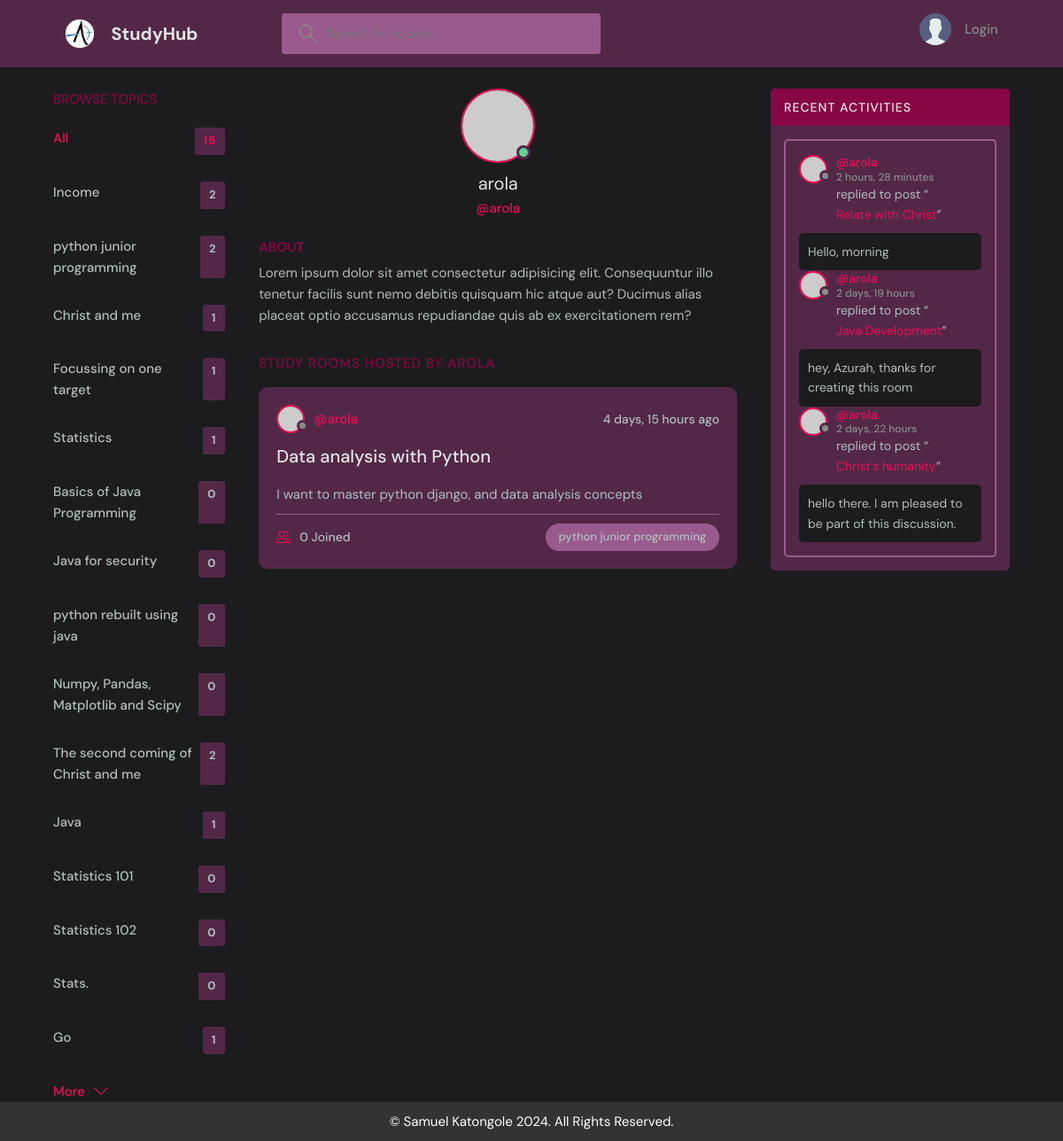
Page /profile/5/ on the earlier database version.
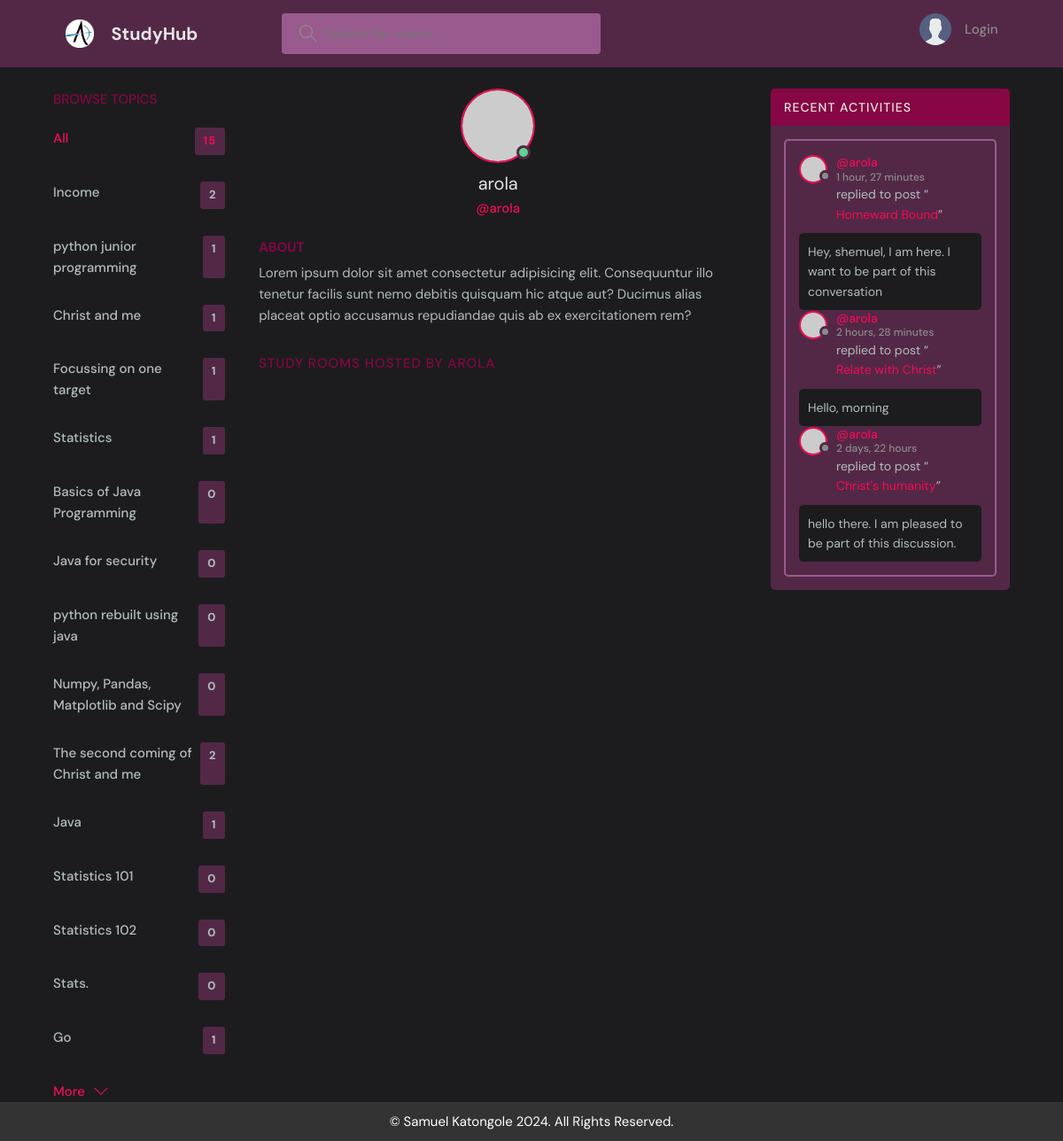
Same page on the later database version.
### Rooms/models.py (models this page shows, shortened)
class Topic(models.Model):
    name=models.CharField(max_length=200)

class Room(models.Model):
    host = models.ForeignKey(User, on_delete= models.SET_NULL, null=True)
    topic = models.ForeignKey(Topic, on_delete= models.SET_NULL, null=True)
    description = models.TextField(null=True, blank=True) # description of the room
    name = models.CharField(max_length=200) # name of the room
    created = models.DateTimeField(auto_now_add=True) # created once
    updated= models.DateTimeField(auto_now=True) # changed
    participants = models.ManyToManyField(User, related_name='participants', blank=True)
    class Meta:
        ordering = ['-updated', '-created'] # ordered based on those fields
    def __str__(self):
        return str(self.name)

class Post(models.Model): # messages model
    author = models.ForeignKey(User, on_delete=models.CASCADE)
    room = models.ForeignKey(Room, on_delete=models.CASCADE)
    body = models.TextField()
    created_on= models.DateTimeField(auto_now_add=True) # date post created
    updated_on= models.DateTimeField(auto_now=True) # date last edited
    class Meta:
        ordering = ['-updated_on', '-created_on'] # ordered based on those fields

### Rooms/views.py (the view)
# urls.py: path('profile/<str:pk>/', views.userProfile, name='user-profile'),
def userProfile(request, pk):
    user = User.objects.get(id=pk)
    rooms = user.room_set.all() # get all rooms user is in
    posts = user.post_set.all() # get all posts for this user
    topics = Topic.objects.all() # get all topics
    topiccount = topics.count() # total topics
    context={'participant':user, 'allrooms':rooms,
             'alltopics':topics, 'topiccount':topiccount, 'posts':posts}
    return render(request, 'Rooms/profile.html', context)

### Rooms/templates/Rooms/profile.html (shortened to what this page needs)
{% extends 'parent_hub/base.html' %}
{% block content%}
<main class="profile-page layout layout--3">
    <div class="container">
      {% include 'Rooms/topics_feed.html' %}
      <div class="roomList">
        <div class="profile">
          <div class="profile__avatar">
            <div class="avatar avatar--large active">
              <img src="https://randomuser.me/api/portraits/men/11.jpg" />
            </div>
          </div>
          <div class="profile__info">
            <h3>{{participant.username}}</h3>
            <p>@{{participant.username}}</p>
          </div>
          <div class="profile__about">
            <h3>About</h3>
            <p>
              Lorem ipsum dolor sit amet consectetur adipisicing elit. Consequuntur illo tenetur
              facilis sunt nemo debitis quisquam hic atque aut? Ducimus alias placeat optio
              accusamus repudiandae quis ab ex exercitationem rem?
            </p>
          </div>
        </div>
        <div class="roomList__header">
          <div>
            <h2>Study Rooms Hosted by {{participant.username}}</a>
            </h2>
          </div>
        </div>
        {% include 'Rooms/rooms_feed.html' %}
      </div>
      {% include 'Rooms/activity_feed.html' %}
    </div>
  </main>
{% endblock %}

### Rooms/templates/Rooms/topics_feed.html
<div class="topics">
    <div class="topics__header">
      <h2>Browse Topics</h2>
    </div>
    <ul class="topics__list">
      <li>
        <a href="{% url 'home' %}" class="active">All <span>{{topiccount}}</span></a>
      </li>
      {% for topic in alltopics %}
      <li>
        <a href="{% url 'home' %}?q={{topic.name}}">{{topic.name}} <span>
            {{topic.room_set.all.count}}</span></a>
      </li>
      {% endfor %}
    </ul>
    <a class="btn btn--link" href="topics.html">
      More
      <svg version="1.1" xmlns="http://www.w3.org/2000/svg" width="32" height="32" viewBox="0 0 32 32">
        <title>chevron-down</title>
        <path d="M16 21l-13-13h-3l16 16 16-16h-3l-13 13z"></path>
      </svg>
    </a>
</div>

### Rooms/templates/Rooms/rooms_feed.html (shortened to what this page needs)
  {% load static %}
  <div class="roomList">
    {% for room in allrooms %}
    <div class="roomListRoom">
      <div class="roomListRoom__header">
        <a href="{% url 'user-profile' room.host.id %}" class="roomListRoom__author">
          <div class="avatar avatar--small">
            <img src="https://randomuser.me/api/portraits/women/11.jpg" />
          </div>
          <span>@{{room.host.username}}</span>
        </a>
        <div class="roomListRoom__actions">
          <span>{{room.created|timesince}} ago</span>
        </div>
      </div>
      <div class="roomListRoom__content">
        <a href="{% url 'room' room.id %}">{{room.name}}</a>
        <p>
          {{room.description}}
        </p>
      </div>
      <div class="roomListRoom__meta">
        <a href="{% url 'room' room.id %}" class="roomListRoom__joined">
          {{room.participants.all.count}} Joined
        </a>
        <p class="roomListRoom__topic">{{room.topic.name}}</p>
      </div>
    </div>
    {% endfor %}
  </div>

### Rooms/templates/Rooms/activity_feed.html (shortened to what this page needs)
<div class="activities">
  <div class="activities__header">
    <h2>Recent Activities</h2>
  </div>
  <div class="activities__box">
    {% for post in posts %}
    <div class="activities__boxHeader roomListRoom__header">
      <a href="{% url 'user-profile' post.author.id %}" class="roomListRoom__author">
        <div class="avatar avatar--small">
          <img src="https://randomuser.me/api/portraits/women/11.jpg" />
        </div>
        <p>@{{post.author}}<span>{{post.created_on|timesince}}</span></p>
      </a>
    </div>
    <div class="activities__boxContent">
      <p>replied to post “<a href="{% url 'room' post.room.id %}">{{post.room}}</a>”</p>
      <div class="activities__boxRoomContent">
        {{post.body}}
    </div>
  </div>
  {% endfor %}
</div>

Differences in the rows shown:
removed Room: host.username "arola", created "4 days, 15 hours", name "Data analysis with Python", description "I want to master python django, and data analysis concepts", participants.all.count "0", topic.name "python junior programming"
removed Post: author "arola", created_on "2 days, 19 hours", room "Java Development", body "hey, Azurah, thanks for creating this room"
computed for Topic "python junior programming": room_set.all.count "2" → "1"
added Post: author "arola", created_on "1 hour, 27 minutes", room "Homeward Bound", body "Hey, shemuel, I am here. I want to be part of this conversation"
